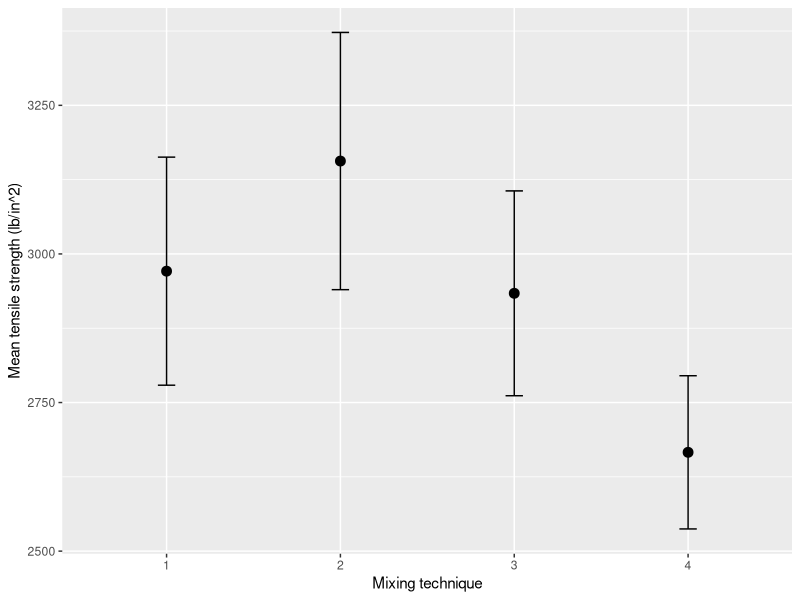
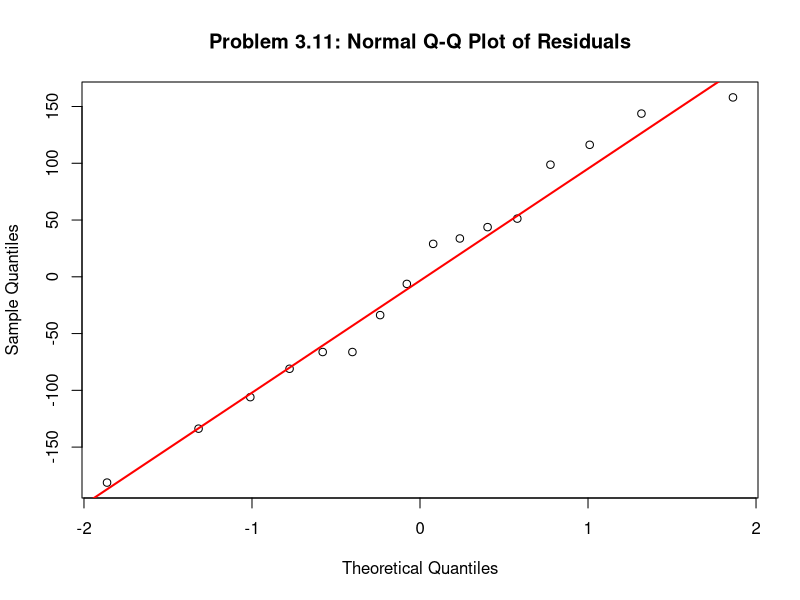
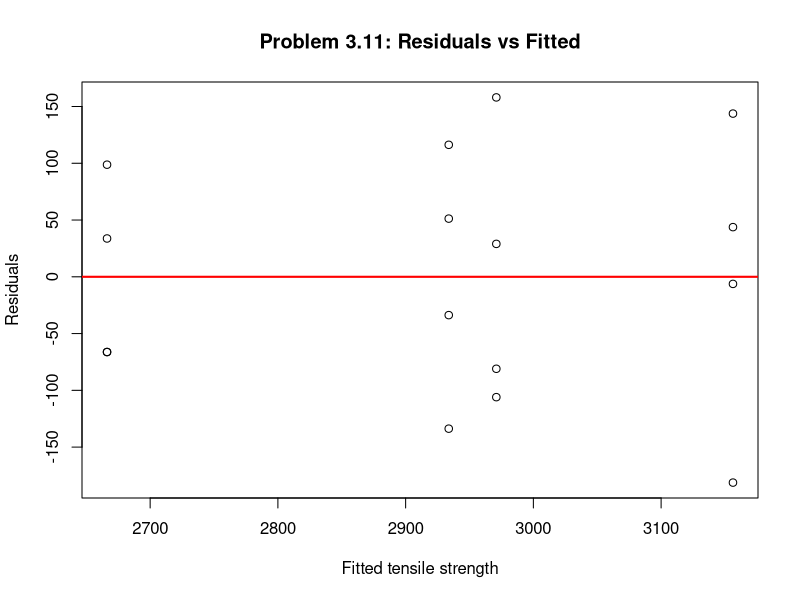
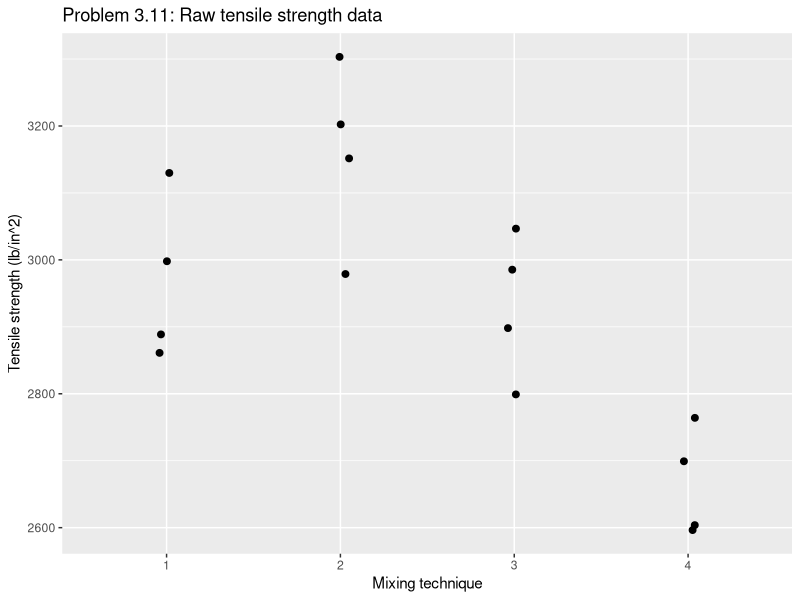
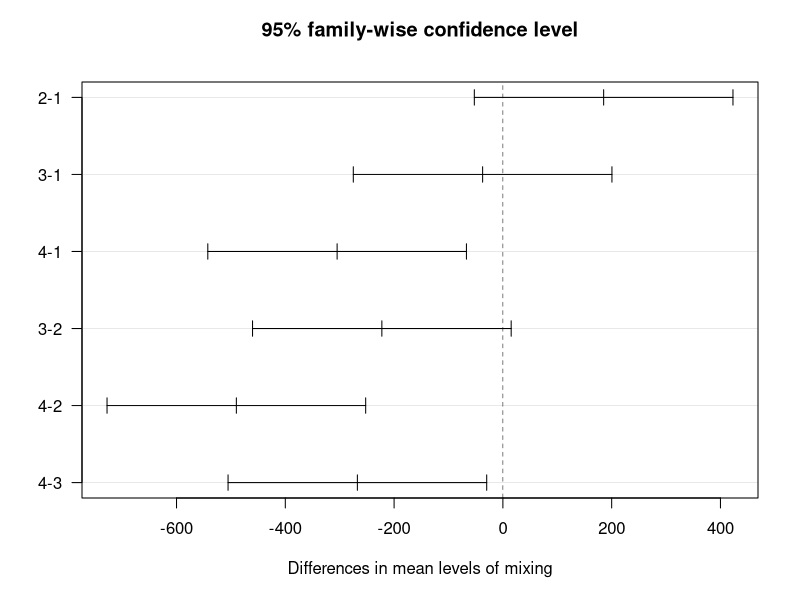
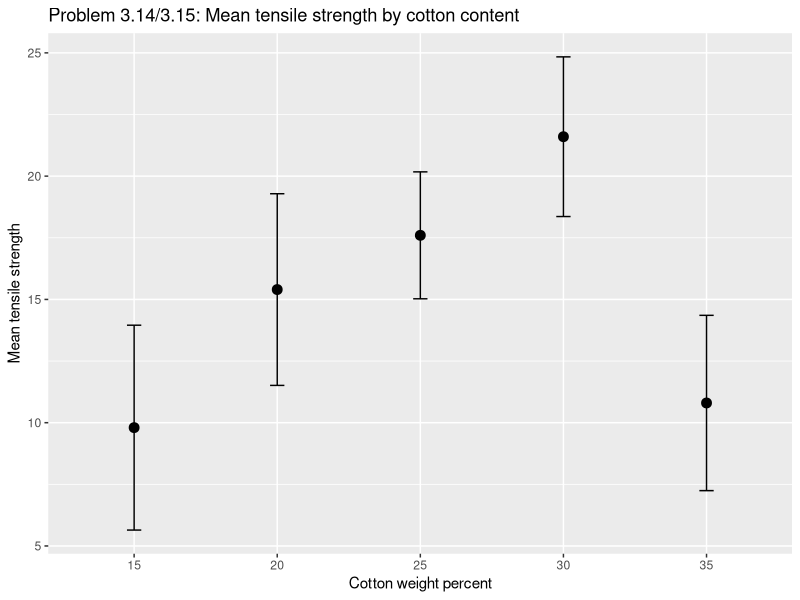
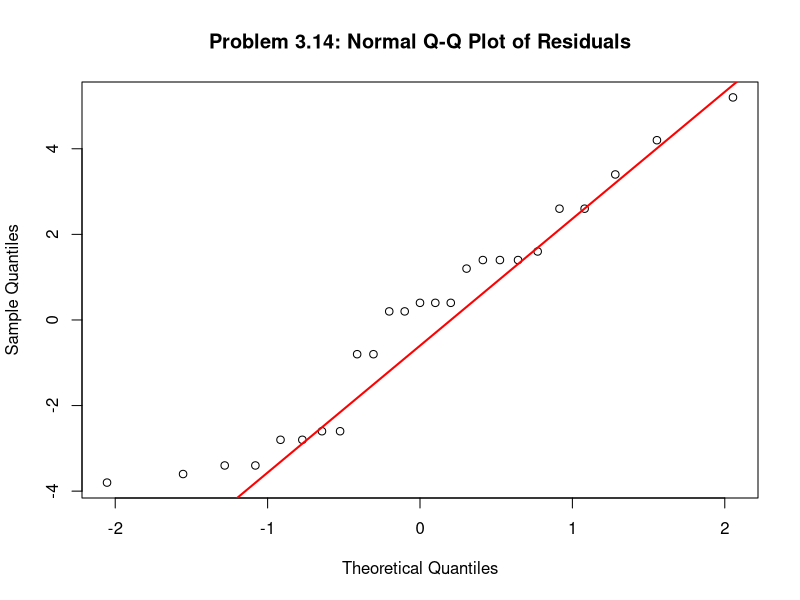
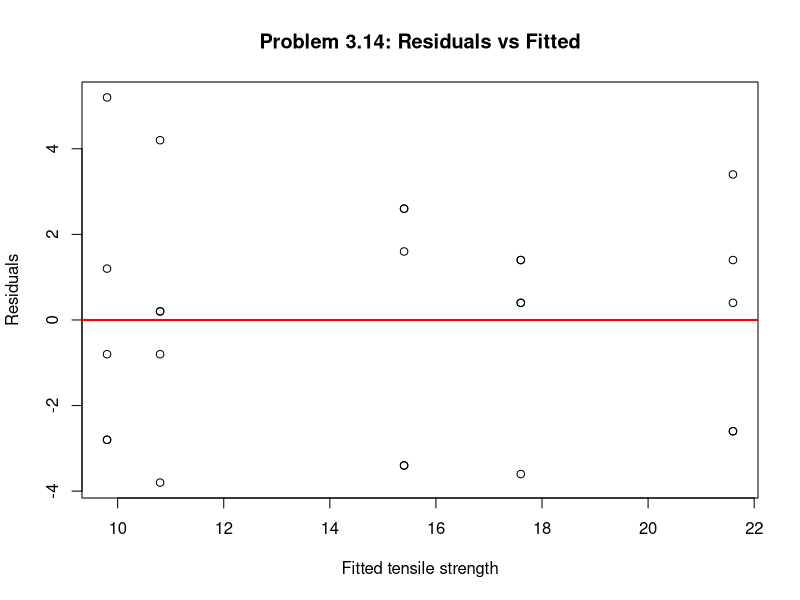

Source code (R) for these figures, in order:
# Problem 3.11: Portland cement tensile strength

# Data
mixing <- factor(rep(1:4, each = 4))
strength <- c(3129, 3000, 2865, 2890,
              3200, 3300, 2975, 3150,
              2800, 2900, 2985, 3050,
              2600, 2700, 2600, 2765)

cement <- data.frame(mixing, strength)

# (a) One-way ANOVA
fit311 <- aov(strength ~ mixing, data = cement)
summary(fit311)

# (b) Graphical display of mean strengths with 95% CIs
library(ggplot2)
library(dplyr)

means311 <- cement %>%
  group_by(mixing) %>%
  summarise(mean = mean(strength),
            sd = sd(strength),
            n = n(),
            se = sd / sqrt(n),
            .groups = "drop")

p_means <- ggplot(means311, aes(x = mixing, y = mean)) +
  geom_point(size = 3) +
  geom_errorbar(aes(ymin = mean - qt(0.975, n - 1) * se,
                    ymax = mean + qt(0.975, n - 1) * se),
                width = 0.1) +
  xlab("Mixing technique") +
  ylab("Mean tensile strength (lb/in^2)")

ggsave("Stats 490/HW2/img/3_11_mean_CI_plot.png",
       plot = p_means, width = 6, height = 4, dpi = 300)

# (c) Fisher LSD comparisons at alpha = 0.05
anova311 <- summary(fit311)
MSE311   <- anova311[[1]]["Residuals", "Mean Sq"]
df_e311  <- anova311[[1]]["Residuals", "Df"]

pairwise.t.test(cement$strength, cement$mixing,
                p.adjust.method = "none",
                pool.sd = TRUE)

# (d,e) diagnostic plots: save QQ-plot and residuals vs fitted

# QQ-plot of residuals
png("Stats 490/HW2/img/3_11_residuals_qqplot.png",
    width = 1600, height = 1200, res = 200)
qqnorm(residuals(fit311),
       main = "Problem 3.11: Normal Q-Q Plot of Residuals")
qqline(residuals(fit311), col = "red", lwd = 2)
dev.off()

# Residuals vs fitted
png("Stats 490/HW2/img/3_11_residuals_vs_fitted.png",
    width = 1600, height = 1200, res = 200)
plot(fitted(fit311), residuals(fit311),
     xlab = "Fitted tensile strength",
     ylab = "Residuals",
     main = "Problem 3.11: Residuals vs Fitted")
abline(h = 0, col = "red", lwd = 2)
dev.off()

# (f) scatter plot of raw data
p_scatter <- ggplot(cement, aes(x = mixing, y = strength)) +
  geom_point(position = position_jitter(width = 0.05), size = 2) +
  xlab("Mixing technique") +
  ylab("Tensile strength (lb/in^2)") +
  ggtitle("Problem 3.11: Raw tensile strength data")

ggsave("Stats 490/HW2/img/3_11_scatter_rawdata.png",
       plot = p_scatter, width = 6, height = 4, dpi = 300)


# Problem 3.12: follow‑up to 3.11

# Reuse data from 3.11
mixing <- factor(rep(1:4, each = 4))
strength <- c(3129, 3000, 2865, 2890,
              3200, 3300, 2975, 3150,
              2800, 2900, 2985, 3050,
              2600, 2700, 2600, 2765)

cement <- data.frame(mixing, strength)
fit311 <- aov(strength ~ mixing, data = cement)

# Tukey HSD at alpha = 0.05
tuk311 <- TukeyHSD(fit311, "mixing", conf.level = 0.95)
tuk311

# Save Tukey plot
png("Stats 490/HW2/img/3_12_TukeyHSD_plot.png",
    width = 1600, height = 1200, res = 200)
plot(tuk311, las = 1)
dev.off()


## Problem 3.14 and 3.15: Cotton content and tensile strength

# Data from Problem 3.14
cotton <- factor(rep(c(15, 20, 25, 30, 35), each = 5))
strength <- c( 7,  7, 15, 11,  9,   # 15%
              12, 17, 12, 18, 18,   # 20%
              14, 19, 19, 18, 18,   # 25%
              19, 25, 22, 19, 23,   # 30%
               7, 10, 11, 15, 11)   # 35%

dat314 <- data.frame(cotton, strength)

## Problem 3.14: One-way ANOVA and diagnostics
# One-way ANOVA
fit314 <- aov(strength ~ cotton, data = dat314)
summary(fit314)

# Mean + 95% CI plot by cotton level
library(ggplot2)
library(dplyr)

means314 <- dat314 %>%
  group_by(cotton) %>%
  summarise(mean = mean(strength),
            sd   = sd(strength),
            n    = n(),
            se   = sd / sqrt(n),
            .groups = "drop")

p_means_314 <- ggplot(means314, aes(x = cotton, y = mean)) +
  geom_point(size = 3) +
  geom_errorbar(aes(ymin = mean - qt(0.975, n - 1) * se,
                    ymax = mean + qt(0.975, n - 1) * se),
                width = 0.1) +
  xlab("Cotton weight percent") +
  ylab("Mean tensile strength") +
  ggtitle("Problem 3.14/3.15: Mean tensile strength by cotton content")

ggsave("Stats 490/HW2/img/3_15_mean_CI_plot.png",
       plot = p_means_314, width = 6, height = 4, dpi = 300)

# Normal Q-Q plot of residuals
png("Stats 490/HW2/img/3_14_residuals_qqplot.png",
    width = 1600, height = 1200, res = 200)
qqnorm(residuals(fit314),
       main = "Problem 3.14: Normal Q-Q Plot of Residuals")
qqline(residuals(fit314), col = "red", lwd = 2)
dev.off()

# Residuals vs fitted
png("Stats 490/HW2/img/3_14_residuals_vs_fitted.png",
    width = 1600, height = 1200, res = 200)
plot(fitted(fit314), residuals(fit314),
     xlab = "Fitted tensile strength",
     ylab = "Residuals",
     main = "Problem 3.14: Residuals vs Fitted")
abline(h = 0, col = "red", lwd = 2)
dev.off()

## Problem 3.15: Dunnett-style comparison vs 30% control

# Extract ANOVA quantities
anova314 <- summary(fit314)
MSE314   <- anova314[[1]]["Residuals", "Mean Sq"]
df_e314  <- anova314[[1]]["Residuals", "Df"]

MSE314
df_e314

# Treatment means and sample sizes
t_means <- tapply(dat314$strength, dat314$cotton, mean)
t_n     <- tapply(dat314$strength, dat314$cotton, length)

t_means
t_n

# Control and treatment levels
control_level <- "30"
other_levels  <- setdiff(names(t_means), control_level)

mu_c <- t_means[control_level]
n_c  <- t_n[control_level]

# Differences and standard errors for (treatment - control)
results <- data.frame(
  level = other_levels,
  diff  = NA_real_,
  se    = NA_real_,
  tstat = NA_real_
)

for (i in seq_along(other_levels)) {
  lev   <- other_levels[i]
  mu_i  <- t_means[lev]
  n_i   <- t_n[lev]
  diff_ <- mu_i - mu_c
  se_   <- sqrt(MSE314 * (1 / n_i + 1 / n_c))
  t_    <- diff_ / se_
  results$diff[i]  <- diff_
  results$se[i]    <- se_
  results$tstat[i] <- t_
}

results

# Approximate Dunnett critical value via simulation
# 5 treatments total, 1 control, 4 comparisons, df = df_e314

set.seed(123)
B <- 200000          # simulations; reduce if too slow
a <- length(t_means)
m <- a - 1           # number of comparisons vs control

max_t <- numeric(B)
for (b in 1:B) {
  ts <- rt(m, df = df_e314)   # independent t's with df_e314
  max_t[b] <- max(abs(ts))
}

crit_D <- quantile(max_t, 0.95)  # 95% Dunnett-like critical value
crit_D

# Dunnett-style simultaneous 95% CIs and significance flags
results$lower <- results$diff - crit_D * results$se
results$upper <- results$diff + crit_D * results$se
results$signif_0.05 <- ifelse(results$lower > 0 | results$upper < 0,
                              "Yes", "No")

results



# Problem 3.22: coating type and conductivity

# Data from the problem
coating <- factor(rep(1:4, each = 4))
conductivity <- c(143, 141, 150, 146,
                  152, 149, 137, 143,
                  134, 136, 132, 127,
                  129, 127, 132, 129)

dat322 <- data.frame(coating, conductivity)

# (a) One-way ANOVA at alpha = 0.05
fit322 <- aov(conductivity ~ coating, data = dat322)
summary(fit322)

# (b) overall mean and treatment effects
overall_mean_322 <- mean(dat322$conductivity)
treatment_means_322 <- tapply(dat322$conductivity, dat322$coating, mean)
treatment_effects_322 <- treatment_means_322 - overall_mean_322

overall_mean_322
treatment_means_322
treatment_effects_322

# (c) CIs for mean of coating 4 and difference (1 - 4)

# extract MSE and df
anova322 <- summary(fit322)
MSE322   <- anova322[[1]]["Residuals", "Mean Sq"]
df_e322  <- anova322[[1]]["Residuals", "Df"]

MSE322
df_e322

# sample sizes
n_per <- table(dat322$coating)
n4 <- n_per["4"]
n1 <- n_per["1"]

# 95% CI for mean of coating 4
mean4 <- treatment_means_322["4"]
se_mean4 <- sqrt(MSE322 / n4)
t_95 <- qt(0.975, df_e322)
CI_mean4 <- mean4 + c(-1, 1) * t_95 * se_mean4
CI_mean4

# 99% CI for mean difference (1 - 4)
mean1 <- treatment_means_322["1"]
se_diff_1_4 <- sqrt(MSE322 * (1/n1 + 1/n4))
t_99 <- qt(0.995, df_e322)
diff_1_4 <- mean1 - mean4
CI_diff_1_4 <- diff_1_4 + c(-1, 1) * t_99 * se_diff_1_4
CI_diff_1_4

# (d) Fisher LSD at alpha = 0.05 using pooled MSE
pairwise.t.test(dat322$conductivity, dat322$coating,
                p.adjust.method = "none",
                pool.sd = TRUE)

# (e) Graphical mean comparison (mean + 95% CI)
library(ggplot2)
library(dplyr)

means322 <- dat322 %>%
  group_by(coating) %>%
  summarise(mean = mean(conductivity),
            sd = sd(conductivity),
            n = n(),
            se = sd / sqrt(n),
            .groups = "drop")

p_means_322 <- ggplot(means322, aes(x = coating, y = mean)) +
  geom_point(size = 3) +
  geom_errorbar(aes(ymin = mean - qt(0.975, n - 1) * se,
                    ymax = mean + qt(0.975, n - 1) * se),
                width = 0.1) +
  xlab("Coating type") +
  ylab("Mean conductivity") +
  ggtitle("Problem 3.22: Mean conductivity by coating type")

ggsave("Stats 490/HW2/img/3_22_mean_CI_plot.png",
       plot = p_means_322, width = 6, height = 4, dpi = 300)

# (f) No extra code needed beyond means; interpretation is conceptual.
# But we can also save raw-data scatterplot for later use.

p_scatter_322 <- ggplot(dat322, aes(x = coating, y = conductivity)) +
  geom_point(position = position_jitter(width = 0.05), size = 2) +
  xlab("Coating type") +
  ylab("Conductivity") +
  ggtitle("Problem 3.22: Conductivity data")

ggsave("Stats 490/HW2/img/3_22_scatter_rawdata.png",
       plot = p_scatter_322, width = 6, height = 4, dpi = 300)

# Diagnostics for later (used in 3.23 as well)

# QQ-plot
png("Stats 490/HW2/img/3_22_residuals_qqplot.png",
    width = 1600, height = 1200, res = 200)
qqnorm(residuals(fit322),
       main = "Problem 3.22: Normal Q-Q Plot of Residuals")
qqline(residuals(fit322), col = "red", lwd = 2)
dev.off()

# Residuals vs fitted
png("Stats 490/HW2/img/3_22_residuals_vs_fitted.png",
    width = 1600, height = 1200, res = 200)
plot(fitted(fit322), residuals(fit322),
     xlab = "Fitted conductivity",
     ylab = "Residuals",
     main = "Problem 3.22: Residuals vs Fitted")
abline(h = 0, col = "red", lwd = 2)
dev.off()

# Problem 3.26: circuit response time

# Data
circuit <- factor(rep(1:3, each = 5))
time <- c(9, 12, 10, 8, 15,
          20, 21, 23, 17, 30,
          6, 5, 8, 16, 7)

dat326 <- data.frame(circuit, time)

# (a) One-way ANOVA at alpha = 0.01
fit326 <- aov(time ~ circuit, data = dat326)
summary(fit326)

# (b) Tukey pairwise comparisons with familywise alpha = 0.01
tuk326 <- TukeyHSD(fit326, "circuit", conf.level = 0.99)
tuk326

# Save Tukey plot
png("Stats 490/HW2/img/3_26_TukeyHSD_plot.png",
    width = 1600, height = 1200, res = 200)
plot(tuk326, las = 1)
dev.off()

# Diagnostic plots: QQ-plot and residuals vs fitted

# QQ-plot
png("Stats 490/HW2/img/3_26_residuals_qqplot.png",
    width = 1600, height = 1200, res = 200)
qqnorm(residuals(fit326),
       main = "Problem 3.26: Normal Q-Q Plot of Residuals")
qqline(residuals(fit326), col = "red", lwd = 2)
dev.off()

# Residuals vs fitted
png("Stats 490/HW2/img/3_26_residuals_vs_fitted.png",
    width = 1600, height = 1200, res = 200)
plot(fitted(fit326), residuals(fit326),
     xlab = "Fitted response time",
     ylab = "Residuals",
     main = "Problem 3.26: Residuals vs Fitted")
abline(h = 0, col = "red", lwd = 2)
dev.off()

# Raw data scatterplot
library(ggplot2)

p_scatter_326 <- ggplot(dat326, aes(x = circuit, y = time)) +
  geom_point(position = position_jitter(width = 0.05), size = 2) +
  xlab("Circuit type") +
  ylab("Response time (ms)") +
  ggtitle("Problem 3.26: Raw response time data")

ggsave("Stats 490/HW2/img/3_26_scatter_rawdata.png",
       plot = p_scatter_326, width = 6, height = 4, dpi = 300)



# Problem 3.36: wafer position and uniformity

# Data
wafer <- factor(rep(1:4, each = 3))
uniformity <- c(2.76, 5.67, 4.49,
                1.43, 1.70, 2.19,
                2.34, 1.97, 1.47,
                0.94, 1.36, 1.65)

dat336 <- data.frame(wafer, uniformity)

# (a) One-way ANOVA at alpha = 0.05
fit336 <- aov(uniformity ~ wafer, data = dat336)
summary(fit336)

# (b) and (c): variance components
anova336 <- summary(fit336)
MS_wafer <- anova336[[1]]["wafer", "Mean Sq"]
MS_error <- anova336[[1]]["Residuals", "Mean Sq"]

MS_wafer
MS_error

# number of replicates per wafer
r <- 3

# variance component due to wafer positions (random effect)
sigma_wafer2_hat <- (MS_wafer - MS_error) / r
sigma_wafer2_hat

# random error variance component
sigma_error2_hat <- MS_error
sigma_error2_hat

# Diagnostic plots: QQ-plot and residuals vs fitted

# QQ-plot
png("Stats 490/HW2/img/3_36_residuals_qqplot.png",
    width = 1600, height = 1200, res = 200)
qqnorm(residuals(fit336),
       main = "Problem 3.36: Normal Q-Q Plot of Residuals")
qqline(residuals(fit336), col = "red", lwd = 2)
dev.off()

# Residuals vs fitted
png("Stats 490/HW2/img/3_36_residuals_vs_fitted.png",
    width = 1600, height = 1200, res = 200)
plot(fitted(fit336), residuals(fit336),
     xlab = "Fitted uniformity",
     ylab = "Residuals",
     main = "Problem 3.36: Residuals vs Fitted")
abline(h = 0, col = "red", lwd = 2)
dev.off()

# Raw data plot: uniformity by wafer position
library(ggplot2)

p_scatter_336 <- ggplot(dat336, aes(x = wafer, y = uniformity)) +
  geom_point(position = position_jitter(width = 0.05), size = 2) +
  xlab("Wafer position") +
  ylab("Uniformity") +
  ggtitle("Problem 3.36: Film thickness uniformity data")

ggsave("Stats 490/HW2/img/3_36_scatter_rawdata.png",
       plot = p_scatter_336, width = 6, height = 4, dpi = 300)


# Problem 3.52: sample size for one-way ANOVA with 4 groups

mu <- c(50, 60, 50, 60)   # population means
sigma2 <- 25              # error variance
alpha <- 0.05
target_power <- 0.90
a <- length(mu)

compute_power <- function(n) {
  grand_mean <- mean(mu)
  lambda <- n * sum((mu - grand_mean)^2) / sigma2
  df1 <- a - 1
  df2 <- a * (n - 1)
  F_crit <- qf(1 - alpha, df1, df2)
  1 - pf(F_crit, df1, df2, ncp = lambda)
}

n_values <- 2:50
powers <- sapply(n_values, compute_power)

power_table <- cbind(n = n_values, power = round(powers, 4))
power_table

min_n_90 <- n_values[which(powers >= target_power)[1]]
min_n_90
